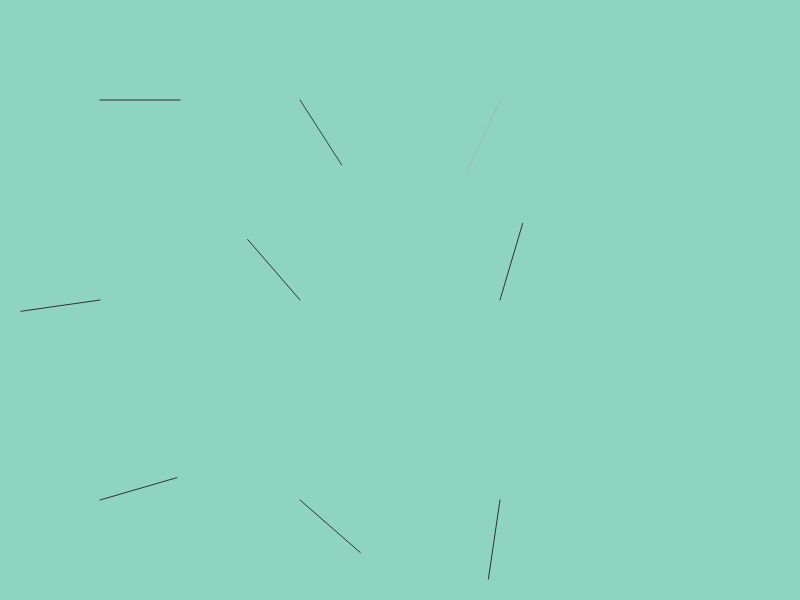
Frame 1 (no input)
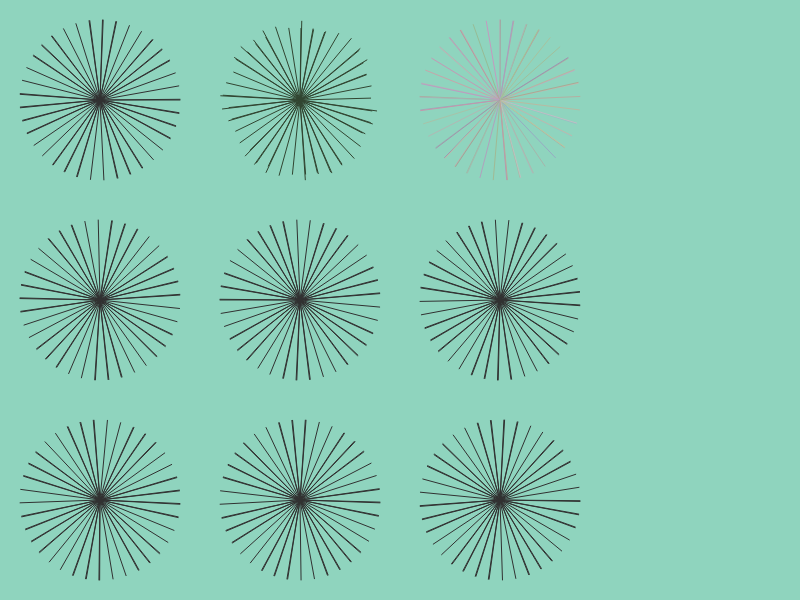
Frame 60 (no input)
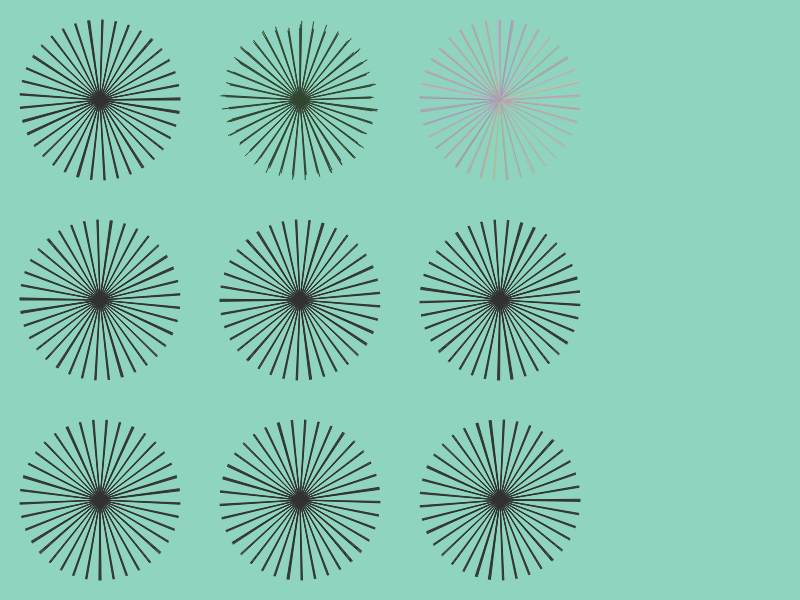
Frame 120 (the mouse pressed at the canvas centre since frame 60)

The p5.js sketch that drew these frames (run headless with seeded random() and noise() and a simulated clock; from frame 60 on, the mouse is pressed at the canvas centre):

// p5.js sketch
// ── sketch.js
let clock;
let clock2;
let clock3;
let clock4;
let clock5;
let clock6;
let clock7;
let clock8;
let clock9;
let strokeCol1;
let x1;
let y1;
let angle1 = 0;
let angle2 = 0;


let strokeChange = -1;



function setup(){
createCanvas(800,600);
background(143,212,190);

}

function draw(){

x1 = width/2;
y1 = height/2;
strokeCol1 = 50;


clock = new Clocks(100, 100, 80, strokeCol1, 50, 50);
clock2 = new Clocks(300, 100, random(70,80), strokeCol1, 70, 50);
clock3 = new Clocks(500, 100, 80, random(150,200), random(150,200), random(150,200));

clock4 = new Clocks(100, 300, 80, strokeCol1, 50, 50);
clock5 = new Clocks(300, 300, 80, strokeCol1, 50, 50);
clock6 = new Clocks(500, 300, 80, strokeCol1, 50, 50);

clock7 = new Clocks(100, 500, 80, strokeCol1, 50, 50);
clock8 = new Clocks(300, 500, 80, strokeCol1, 50, 50);
clock9 = new Clocks(500, 500, 80, strokeCol1, 50, 50);

clock.display();
clock2.display();
clock3.display();
clock4.display();
clock5.display();
clock6.display();
clock7.display();
clock8.display();
clock9.display();

}



class Clocks {

constructor(x, y, scalar, col1, col2, col3){
this.x = x;
this.y = y;
this.scalar = scalar;
this.col1 = col1;
this.col2 = col2;
this.col3 = col3;
}

display(){

let x2 = this.x+this.scalar*cos(angle1);
let y2 = this.y+this.scalar*sin(angle2);

this.col1 += strokeChange;
this.col2 += strokeChange;
this.col3 += strokeChange;

if (this.col1>254){
strokeChange = -1;
}
if (this.col1<0){
strokeChange = 1;
}



if (this.scalar>100){
this.scalar += -1;
}
if (this.scalar<100){
this.scalar += -1;
}



strokeWeight(1);
stroke(this.col1,this.col2,this.col3);

line(this.x, this.y,x2,y2);

angle1++;
angle2++;

}

}
